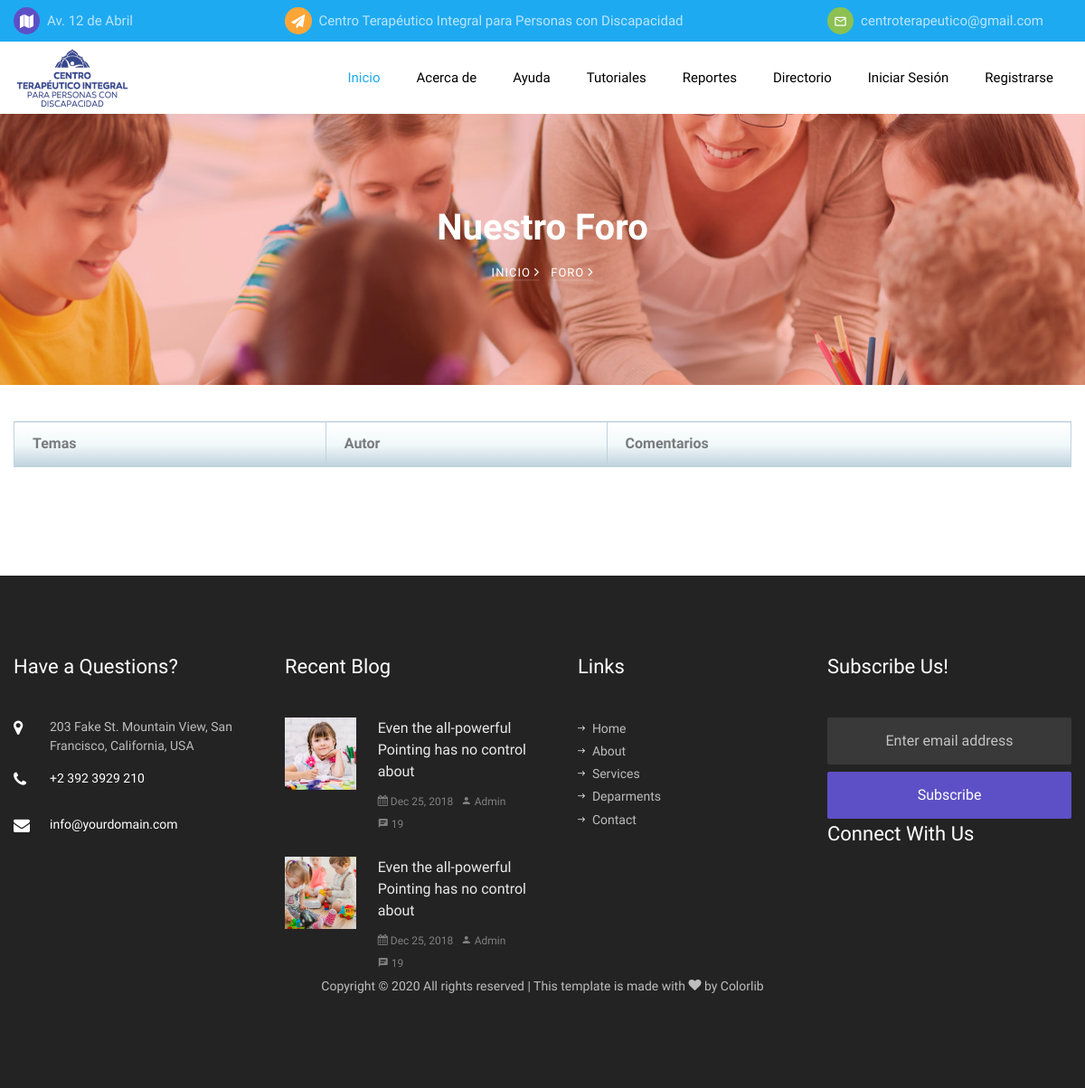
/blog.html, run on an earlier commit of the app's database.
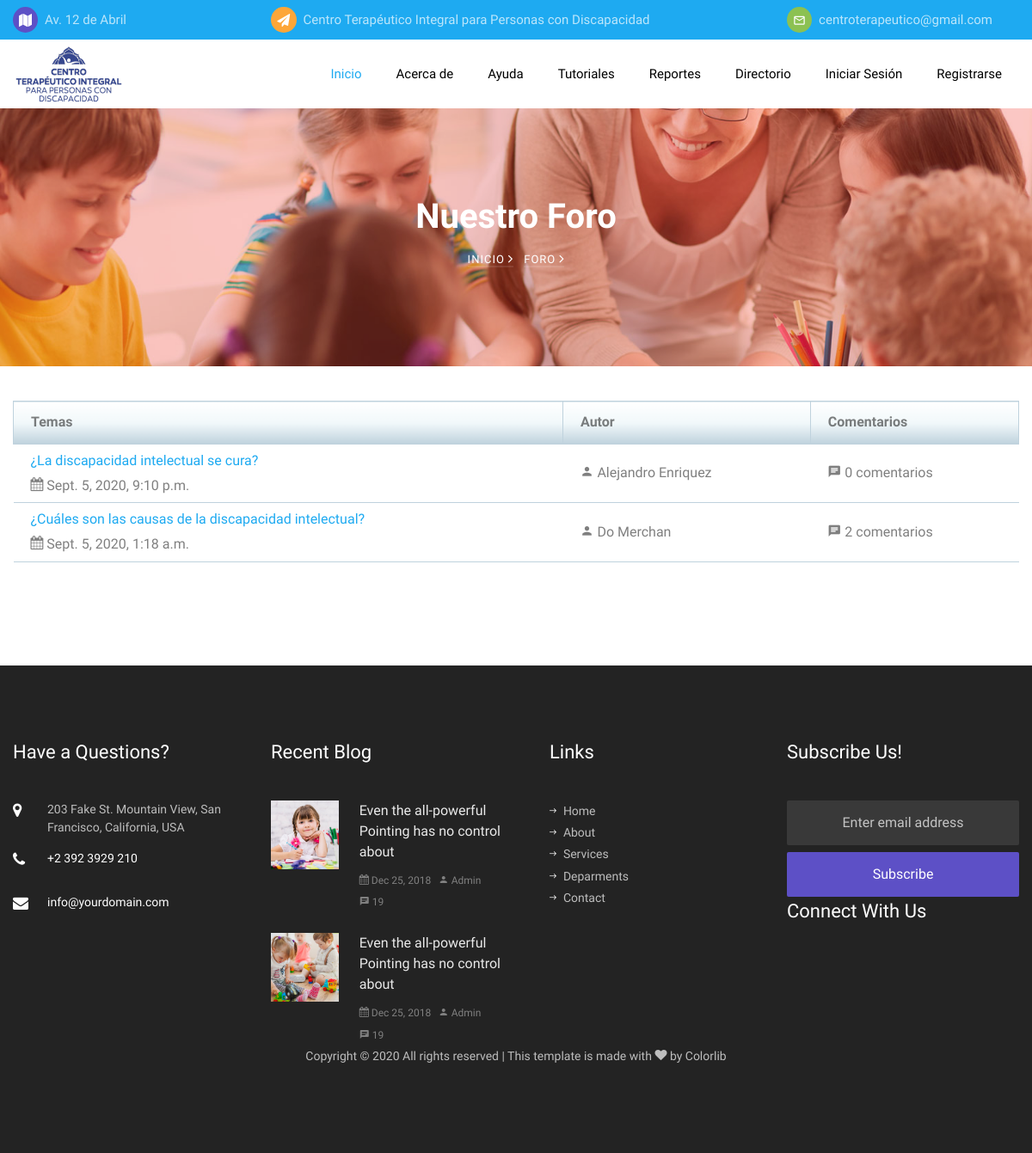
And on a later commit of the database.
### website/models.py (models this page shows, shortened)
class Forum_entry(models.Model):
    representative = models.ForeignKey(User, on_delete=models.SET_NULL, null=True)
    subject = models.CharField(max_length=200)
    description = models.TextField(max_length=5000)
    date = models.DateTimeField(auto_now_add=True)

class User(models.Model):
    MALE = 'M'
    FEMALE = 'F'
    SEX_OPTIONS = [
        (MALE, 'Masculino'),
        (FEMALE, 'Femenino'),
    ]
    ADMINISTRATOR = 'AD'
    THERAPIST = 'TR'
    REPRESENTATIVE = 'RP'
    ROL_OPTIONS = [
        (ADMINISTRATOR, 'Administrador'),
        (THERAPIST, 'Terapeuta'),
        (REPRESENTATIVE, 'Representante'),
    ]
    first_name = models.CharField(max_length=150)
    last_name = models.CharField(max_length=150)
    identity_card = models.CharField(max_length=10)
    registration_date = models.DateTimeField(auto_now_add=True)
    rol = models.CharField(max_length=2, choices=ROL_OPTIONS, default=REPRESENTATIVE)
    birth = models.DateField()
    sex = models.CharField(max_length=1, choices=SEX_OPTIONS, default=MALE)
    civil_status = models.CharField(max_length=150, null=True)
    phone_number_1 = models.PositiveIntegerField()
    phone_number_2 = models.PositiveIntegerField(null=True)
    email = models.EmailField(max_length=250)
    password = models.CharField(max_length=25)
    direction = models.ForeignKey('Direction', on_delete=models.DO_NOTHING, null=True)
    job_title = models.CharField(max_length=500, null=True)
    degree = models.CharField(max_length=500, null=True)
    biography = models.TextField(null=True)
    def __str__(self):
        return self.first_name + ' ' + self.last_name

### website/views.py (the view)
# urls.py: path('blog.html', views.blog, name='blog'),
def blog(request):
    entries = Forum_entry.objects.all().annotate(responses=Count('forum_response'))
    return render(request, 'blog.html', {'center_data':center_data, 'entries':entries})

### templates/blog.html (shortened to what this page needs)
<!DOCTYPE html>
<html lang="en">
<head>
    {% include 'includes/head.html'%} {% block head %} {% endblock %}
</head>
<body>
    {% include 'includes/header.html'%} {% block header %} {% endblock %} {% include 'includes/navbar.html'%} {% block navbar %} {% endblock %}
    <section class="hero-wrap hero-wrap-2" style="background-image: url('/static/website/images/bg_3.jpg');">
        <div class="overlay"></div>
        <div class="container">
            <div class="row no-gutters slider-text align-items-center justify-content-center">
                <div class="col-md-9 ftco-animate text-center">
                    <h1 class="mb-2 bread">Nuestro Foro</h1>
                    <p class="breadcrumbs"><span class="mr-2"><a href="index.html">Inicio <i class="ion-ios-arrow-forward"></i></a></span> <span>Foro <i class="ion-ios-arrow-forward"></i></span></p>
                </div>
            </div>
        </div>
    </section>
    <section class="forum-section">
        <div class="container">
            <table class="forum-entry-table">
                <tr>
                    <th>Temas</th>
                    <th>Autor</th>
                    <th>Comentarios</th>
                </tr>
                {%for entry in entries%}
                <tr>
                    <td>
                        <a href="/blog-single.html/{{entry.id}}">{{entry.subject}}</a><br>
                        <span class="icon-calendar"></span> {{ entry.date }}
                    </td>
                    <td><span class="icon-person"></span> {{ entry.representative }}</td>
                    <td> <span class="icon-chat"></span> {{ entry.responses }} comentarios</td>
                </tr>
                {%endfor%}
            </table>
        </div>
    </section>
    {% include 'includes/footer.html'%} {% block footer %} {% endblock %}
</body>
</html>

What changed in the data, as far as the page shows it:
added Forum_entry: subject "¿La discapacidad intelectual se cura?", date "Sept. 5, 2020, 9:10 p.m.", representative "Alejandro Enriquez", responses "0"
added Forum_entry: subject "¿Cuáles son las causas de la discapacidad intelectual?", date "Sept. 5, 2020, 1:18 a.m.", representative "Do Merchan", responses "2"
